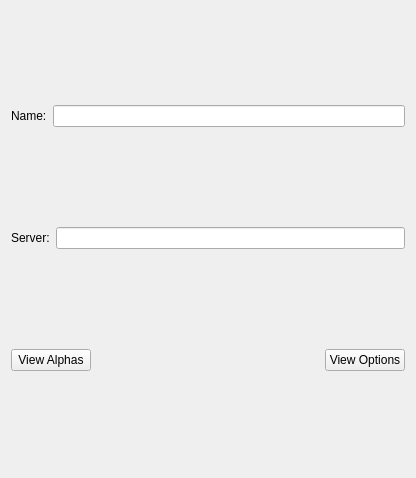
<ui version="4.0" >
 <class>EditWmsLayerWidget</class>
 <widget class="QWidget" name="EditWmsLayerWidget" >
  <property name="geometry" >
   <rect>
    <x>0</x>
    <y>0</y>
    <width>416</width>
    <height>478</height>
   </rect>
  </property>
  <property name="windowTitle" >
   <string>Form</string>
  </property>
  <layout class="QVBoxLayout" >
   <item>
    <layout class="QHBoxLayout" >
     <item>
      <widget class="QLabel" name="_nameLabel" >
       <property name="text" >
        <string>Name:</string>
       </property>
      </widget>
     </item>
     <item>
      <widget class="QLineEdit" name="_name" />
     </item>
    </layout>
   </item>
   <item>
    <layout class="QHBoxLayout" >
     <item>
      <widget class="QLabel" name="_serverLabel" >
       <property name="text" >
        <string>Server:</string>
       </property>
      </widget>
     </item>
     <item>
      <widget class="QLineEdit" name="_server" />
     </item>
    </layout>
   </item>
   <item>
    <layout class="QHBoxLayout" >
     <item>
      <widget class="QPushButton" name="viewAlphasButton" >
       <property name="text" >
        <string>View Alphas</string>
       </property>
      </widget>
     </item>
     <item>
      <spacer>
       <property name="orientation" >
        <enum>Qt::Horizontal</enum>
       </property>
       <property name="sizeHint" >
        <size>
         <width>40</width>
         <height>20</height>
        </size>
       </property>
      </spacer>
     </item>
     <item>
      <widget class="QPushButton" name="viewOptionsButton" >
       <property name="text" >
        <string>View Options</string>
       </property>
      </widget>
     </item>
    </layout>
   </item>
  </layout>
 </widget>
 <resources/>
 <connections/>
</ui>
